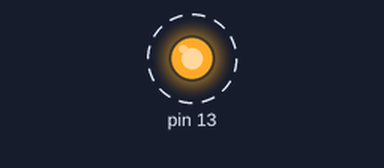
Recording of a sketch running on a simulated Arduino Uno, built with avr-gcc and run on an emulated ATmega328P. Parts: output pins drawn as LEDs (lit = HIGH). Dashed ring = blinking.

Above: at 0.2 s.
Timing chart, 0 to 3.0 s (numbered marks = the images above):
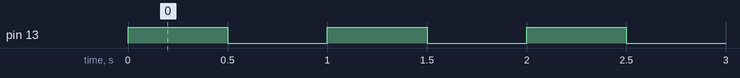

The sketch:

gpio.ino
```cpp
void setup() {
DDRB=DDRB|(1<<5);
}

void loop() {
  PORTB=PORTB^(1<<5);
_delay_ms(500);
}
```

Measured:
- by itself, pin 13: alternates HIGH for 0.50 s and LOW for 0.50 s
